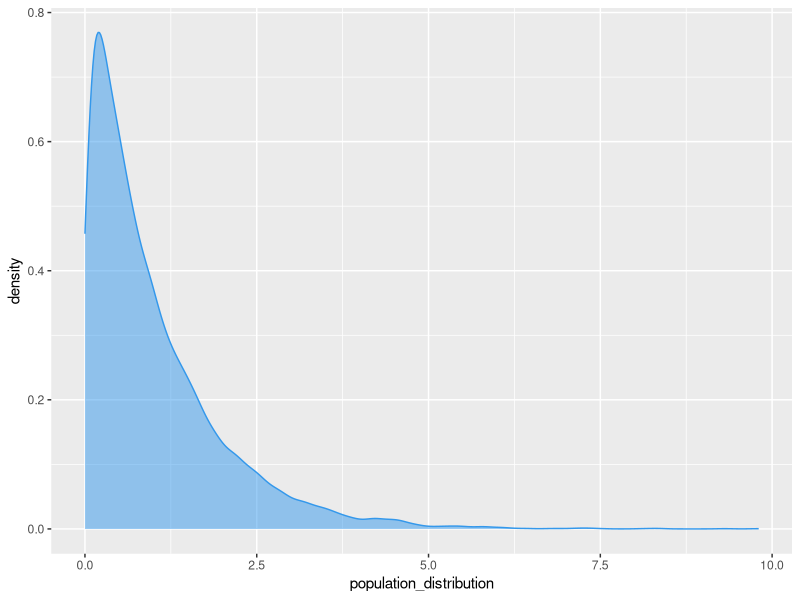
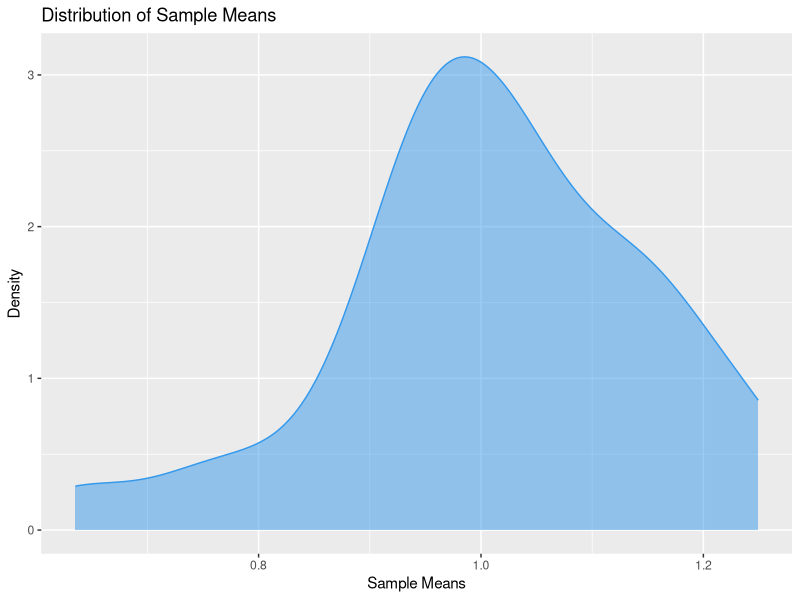
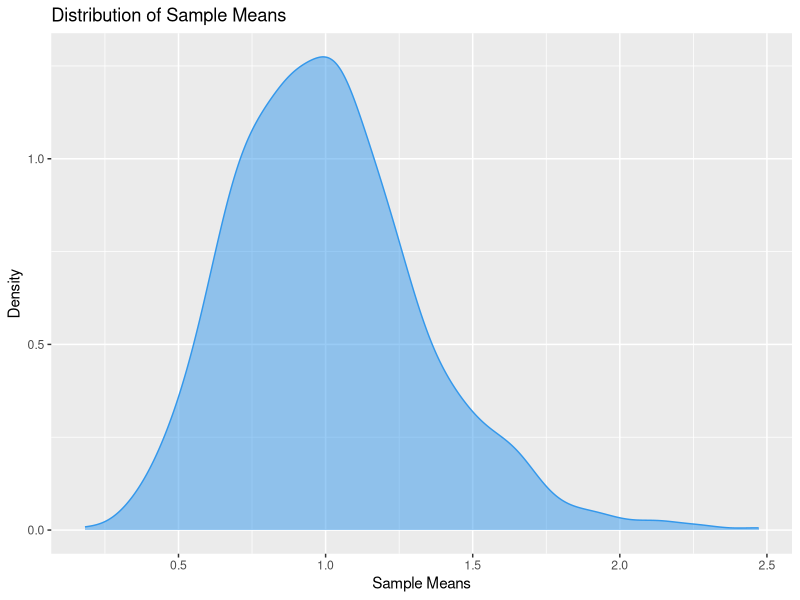
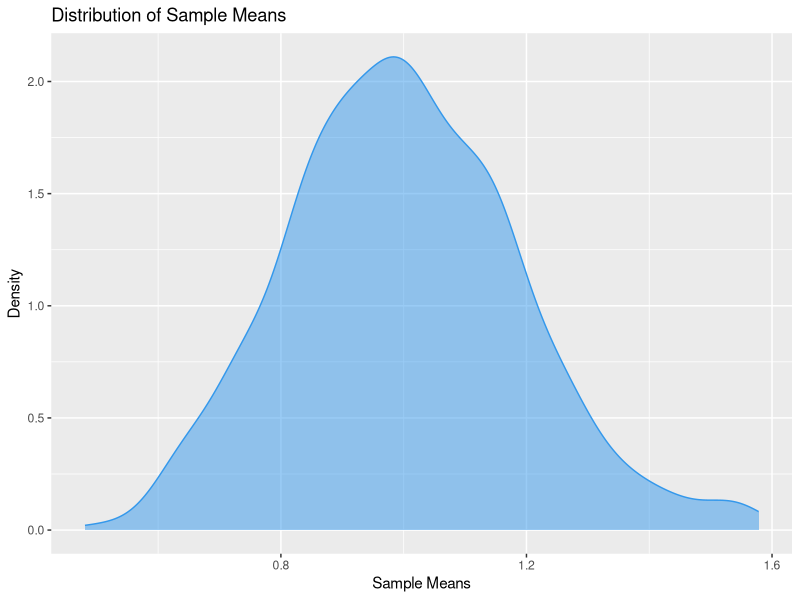
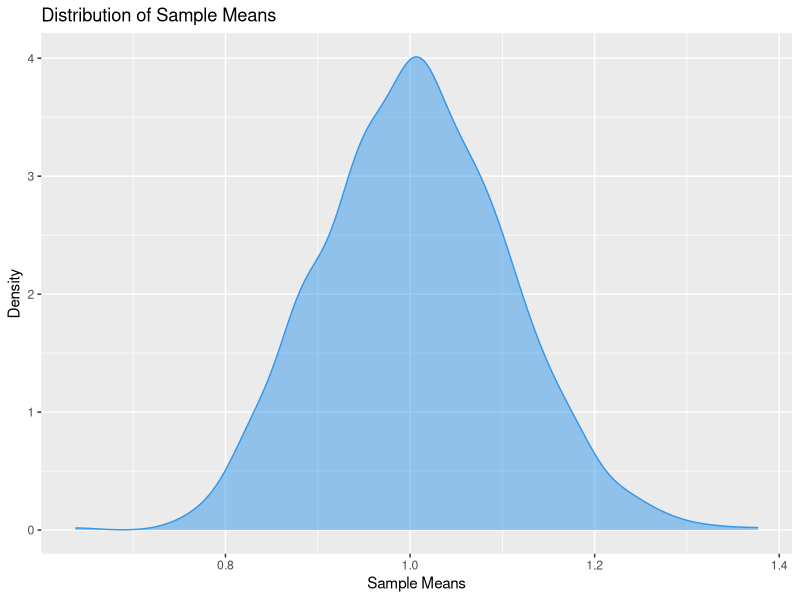
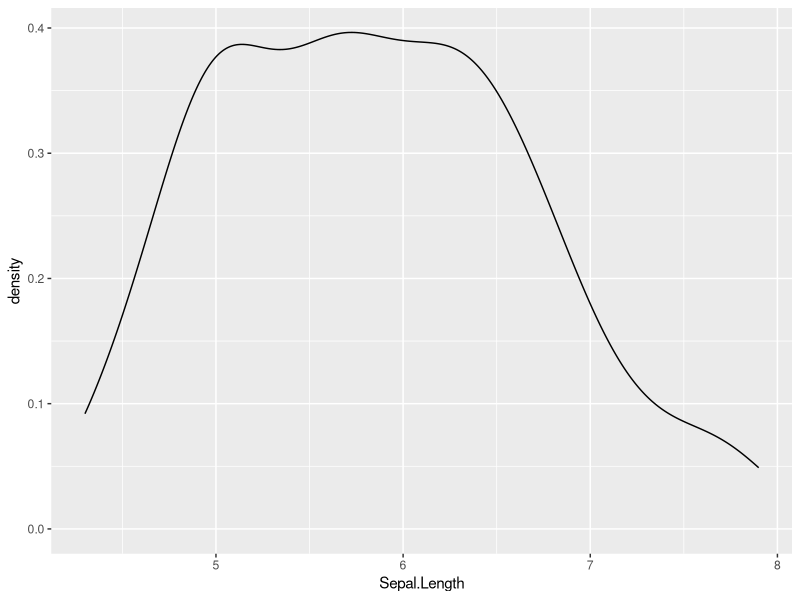
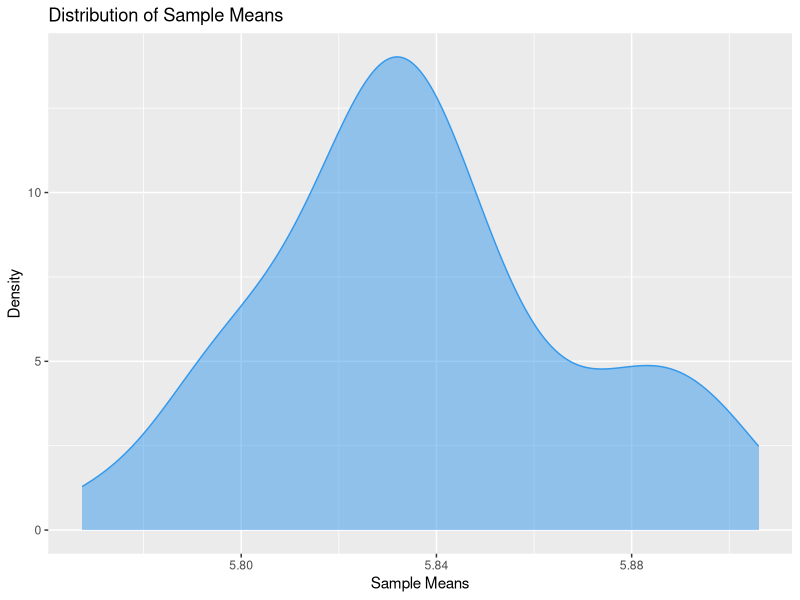

Here is the R script that generated these plots, in order:
## ---- chunk 1
library(ggplot2)
population_distribution <- rexp(10000, 1)
ggplot(as.data.frame(population_distribution), aes(x = population_distribution)) + geom_density(color = "#3498eb", fill = "#3498eb", alpha = 0.5)
## ---- chunk 2
random_samples <- replicate(30, sample(population_distribution, size = 50, replace = TRUE))
random_samples_means <- apply(random_samples, 2, mean)
random_samples_means
## ---- chunk 3
ggplot(as.data.frame(random_samples_means), aes(x = random_samples_means)) + geom_density(color = "#3498eb", fill = "#3498eb", alpha = 0.5) + labs(title = "Distribution of Sample Means", x = "Sample Means", y = "Density")
## ---- chunk 4
plot_sample_means <- function(sample_size, num_samples, population_dist) {
  random_samples <- replicate(num_samples, sample(population_dist, size = sample_size, replace = TRUE))
  
  random_samples_means <- apply(random_samples, 2, mean)
  
  ggplot(as.data.frame(random_samples_means), aes(x = random_samples_means)) + geom_density(color = "#3498eb", fill = "#3498eb", alpha = 0.5) + labs(title = "Distribution of Sample Means", x = "Sample Means", y = "Density")
}

plot_sample_means(10, 1000, population_distribution)
plot_sample_means(30, 1000, population_distribution)
plot_sample_means(100, 1000, population_distribution)
## ---- chunk 5
random_samples_sds <- apply(random_samples, 2, sd)
n <- 50
# SEs <- random_samples_sds / sqrt(n)
SE <- sd(random_samples_means) / sqrt(n)
## ---- chunk 6
# Calculate the mean and standard deviation of the sample means
mean_of_sample_means <- mean(random_samples_means)
sd_of_sample_means <- sd(random_samples_means)

# Number of samples
n_samples <- length(random_samples_means)

# Calculate the 95% confidence interval
z_score <- 1.96 # Z-score for 95% confidence level
margin_of_error <- z_score * (sd_of_sample_means / sqrt(n_samples))

lower_bound <- mean_of_sample_means - margin_of_error
upper_bound <- mean_of_sample_means + margin_of_error

# Output the confidence interval
confidence_interval <- c(lower_bound, upper_bound)
confidence_interval
## ---- chunk 7
set.seed(42)
summary(iris$Sepal.Length)
ggplot(iris, aes(x=Sepal.Length)) + geom_density()

plot_sample_means(500, 50, iris$Sepal.Length)
## ---- chunk 8
# TODO zde napište svou reflexi
